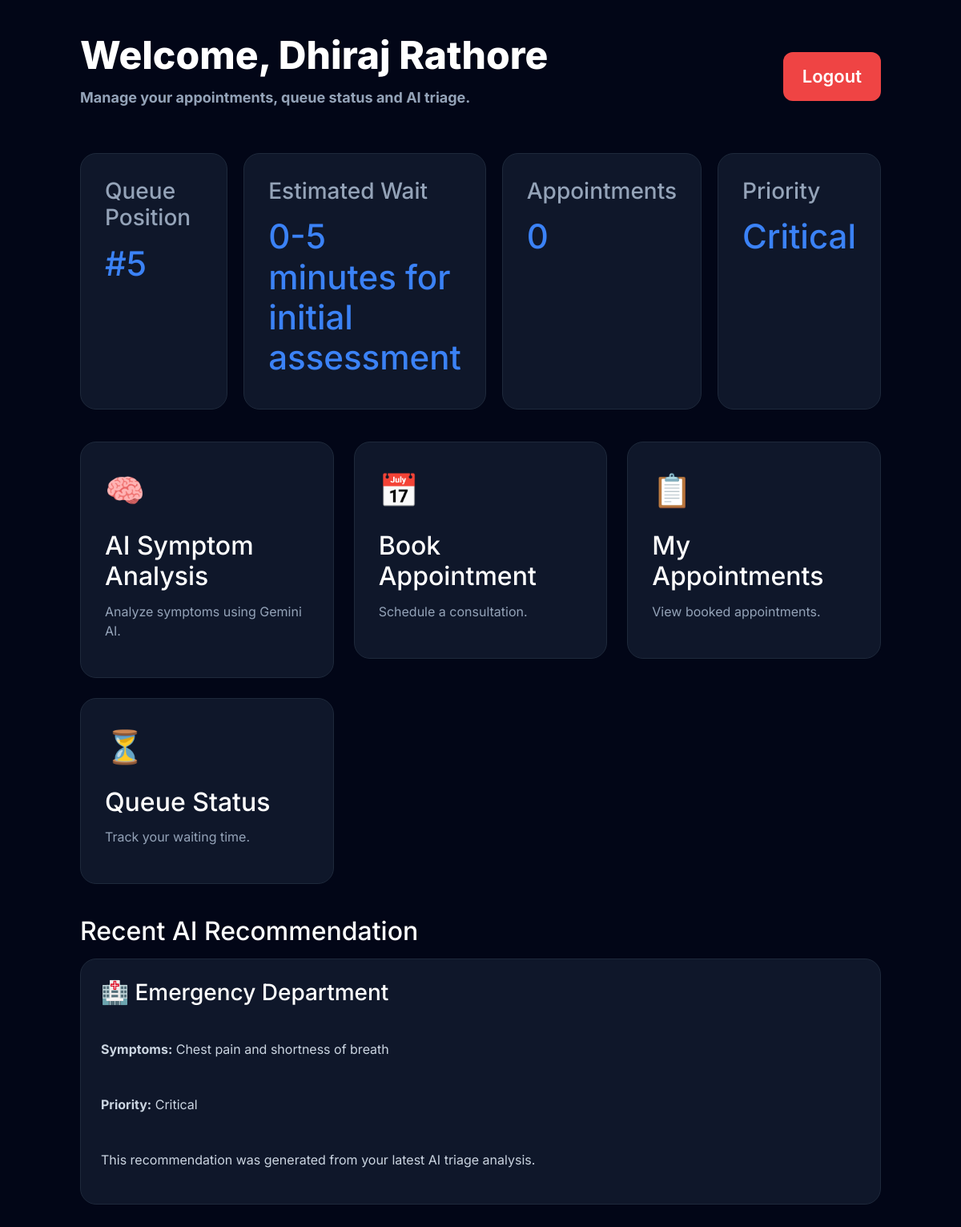
The app's page /patient-dashboard (signed in) with its own data.
### tables this page shows
CREATE TABLE patients (

    id INTEGER PRIMARY KEY AUTOINCREMENT,

    user_id INTEGER,

    age INTEGER,

    gender TEXT,

    symptoms TEXT,

    priority TEXT,

    department TEXT,

    wait_time TEXT,

    status TEXT DEFAULT 'Waiting',

    created_at TIMESTAMP DEFAULT CURRENT_TIMESTAMP,

    FOREIGN KEY (user_id)
        REFERENCES users(id)

);

### app.py (the view)
@app.route("/patient-dashboard")
def patient_dashboard():
    auth_check = require_login()
    if auth_check:
        return auth_check
    conn = get_db()
    cursor = conn.cursor()
    cursor.execute(
        """
        SELECT
            symptoms,
            priority,
            department,
            wait_time
        FROM patients
        WHERE user_id = ?
        ORDER BY id DESC
        LIMIT 1
        """,
        (session["user_id"],)
    )
    triage = cursor.fetchone()
    cursor.execute(
        """
        SELECT COUNT(*)
        FROM patients
        WHERE status = 'Waiting'
        """
    )
    queue_position = cursor.fetchone()[0]
    cursor.execute(
        """
        SELECT COUNT(*)
        FROM appointments
        WHERE patient_id = ?
        AND status = 'Scheduled'
        """,
        (session["user_id"],)
    )
    appointment_count = cursor.fetchone()[0]
    conn.close()
    return render_template(
        "patient_dashboard.html",
        name=session["name"],
        triage=triage,
        queue_position=queue_position,
        appointment_count=appointment_count
    )

### app.py (called while the page is built, shortened)
def get_db():
    conn = sqlite3.connect(
        DB_PATH,
        timeout=30,
        check_same_thread=False
    )
    conn.row_factory = sqlite3.Row
    return conn

def is_logged_in():
    return "user_id" in session

def require_login():
    return None

### templates/patient_dashboard.html (shortened to what this page needs)
{% extends "base.html" %}
{% block content %}
<div class="dashboard-container">
    <div class="dashboard-header">
        <div>
            <h1>
                Welcome, {{ name }}
            </h1>
            <p>
                Manage your appointments, queue status and AI triage.
            </p>
        </div>
        <a
            href="/logout"
            class="logout-btn">
            Logout
        </a>
    </div>
    <div class="stats-grid">
        <div class="stat-card">
            <h3>
                Queue Position
            </h3>
            <h1>
                #{{ queue_position }}
            </h1>
        </div>
        <div class="stat-card">
            <h3>
                Estimated Wait
            </h3>
            <h1>
                {% if triage %}
                    {{ triage["wait_time"] }}
                {% else %}
                    10 min
                {% endif %}
            </h1>
        </div>
        <div class="stat-card">
            <h3>
                Appointments
            </h3>
            <h1>
                {{ appointment_count }}
            </h1>
        </div>
        <div class="stat-card">
            <h3>
                Priority
            </h3>
            <h1>
                {% if triage %}
                    {{ triage["priority"] }}
                {% else %}
                    Medium
                {% endif %}
            </h1>
        </div>
    </div>
    <div class="action-grid">
        <a
            href="/symptom-chat"
            class="action-link">
            <div class="action-card">
                <div class="icon">
                    🧠
                </div>
                <h2>
                    AI Symptom Analysis
                </h2>
                <p>
                    Analyze symptoms using Gemini AI.
                </p>
            </div>
        </a>
        <a
            href="/appointments"
            class="action-link">
            <div class="action-card">
                <div class="icon">
                    📅
                </div>
                <h2>
                    Book Appointment
                </h2>
                <p>
                    Schedule a consultation.
                </p>
            </div>
        </a>
        <a
            href="/my-appointments"
            class="action-link">
            <div class="action-card">
                <div class="icon">
                    📋
                </div>
                <h2>
                    My Appointments
                </h2>
                <p>
                    View booked appointments.
                </p>
            </div>
        </a>
        <a
            href="/queue-status"
            class="action-link">
            <div class="action-card">
                <div class="icon">
                    ⏳
                </div>
                <h2>
                    Queue Status
                </h2>
                <p>
                    Track your waiting time.
                </p>
            </div>
        </a>
    </div>
    <div class="recent-section">
        <h2>
            Recent AI Recommendation
        </h2>
        <div class="recommendation-card">
            {% if triage %}
                <h3>
                    🏥 {{ triage["department"] }}
                </h3>
                <br>
                <p>
                    <strong>Symptoms:</strong>
                    {{ triage["symptoms"] }}
                </p>
                <br>
                <p>
                    <strong>Priority:</strong>
                    {{ triage["priority"] }}
                </p>
                <br>
                <p>
                    This recommendation was generated from your latest AI triage analysis.
                </p>
            {% endif %}
        </div>
    </div>
</div>
{% endblock %}

### static/css/landing.css (style rules this page uses)
* { margin:0; padding:0; box-sizing:border-box; font-family:'Inter',sans-serif; }
body { background:#020617; color:white; overflow-x:hidden; }
.dashboard-header { font-size:22px; font-weight:700; margin-bottom:25px; }
.icon { font-size:40px; margin-bottom:20px; }

### static/css/dashboard.css (style rules this page uses)
* { margin:0; padding:0; box-sizing:border-box; font-family:'Inter',sans-serif; }
body { background:#020617; color:white; }
.dashboard-container { width:90%; max-width:1400px; margin:auto; padding:40px; }
.dashboard-header { display:flex; justify-content:space-between; align-items:center; margin-bottom:40px; }
.dashboard-header h1 { font-size:48px; font-weight:800; margin-bottom:10px; }
.dashboard-header p { color:#94A3B8; font-size:18px; }
.logout-btn { background:#EF4444; color:white; text-decoration:none; padding:14px 24px; border-radius:12px; font-weight:600; }
.stats-grid { display:grid; grid-template-columns:repeat(4,1fr); gap:20px; margin-bottom:40px; }
.stat-card { background:#0F172A; border:1px solid #1E293B; border-radius:20px; padding:30px; }
.stat-card h3 { color:#94A3B8; margin-bottom:15px; }
.stat-card h1 { color:#3B82F6; font-size:42px; }
.action-grid { display:grid; grid-template-columns:repeat(3,1fr); gap:25px; margin-bottom:40px; }
.action-link { text-decoration:none; color:white; }
.action-card { background:#0F172A; border:1px solid #1E293B; border-radius:20px; padding:30px; transition:0.3s; cursor:pointer; }
.icon { font-size:40px; margin-bottom:20px; }
.action-card h2 { margin-bottom:12px; }
.action-card p { color:#94A3B8; }
.recent-section { margin-top:20px; }
.recommendation-card { background:#0F172A; border:1px solid #1E293B; border-radius:20px; padding:25px; margin-top:15px; }
.recommendation-card h3 { margin-bottom:15px; }
.recommendation-card p { color:#CBD5E1; line-height:1.8; }

### static/css/triage.css (style rules this page uses)
* { margin:0; padding:0; box-sizing:border-box; }

### records on screen
patients: wait_time "0-5 minutes for initial assessment", priority "Critical", department "Emergency Department", symptoms "Chest pain and shortness of breath"

### other values on screen
{{ name }} "Dhiraj Rathore"
{{ queue_position }} "5"
{{ appointment_count }} "0"
